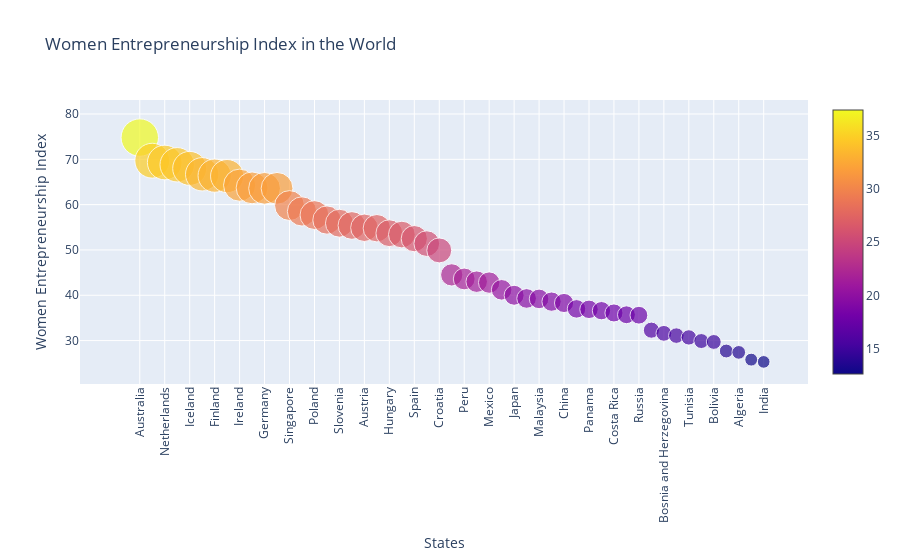

The notebook cell this image was saved under:
### Code cell
women_power_new = women_power.groupby(['Country','Women Entrepreneurship Index','Entrepreneurship Index']).count().reset_index().sort_values('Women Entrepreneurship Index',ascending=False)
women_power_new_WI = (women_power_new['Women Entrepreneurship Index'] * 0.5).tolist()
fig = go.Figure(data=[go.Scatter(
    x=women_power_new['Country'],
    y=women_power_new['Women Entrepreneurship Index'],
    mode='markers',
    marker=dict(
        size=women_power_new_WI,
    color=women_power_new_WI,
        showscale=True
        )
)])
fig.update_layout(
    title='Women Entrepreneurship Index in the World',
    xaxis_title="States",
    yaxis_title="Women Entrepreneurship Index",
)
fig.update_xaxes(tickangle=270)
fig.show()

### Figure 1 — Plotly figure (JSON) as saved in the notebook; plotly's stock layout.template omitted (floating-point values rounded to 4 significant figures)
{"data": [{"marker": {"color": [37.4, 34.85, 34.65, 34.4, 34, 33.35, 33.2, 33.15, 32.15, 31.85, 31.8, 31.8, 29.9, 29.25, 28.85, 28.3, 27.95, 27.7, 27.45, 27.4, 26.85, 26.7, 26.25, 25.7, 24.95, 22.25, 21.8, 21.5, 21.4, 20.6, 20, 19.65, 19.6, 19.3, 19.15, 18.5, 18.45, 18.3, 18.05, 17.85, 17.8, 16.15, 15.8, 15.55, 15.35, 14.95, 14.85, 13.85, 13.7, 12.9, 12.65], "showscale": true, "size": [37.4, 34.85, 34.65, 34.4, 34, 33.35, 33.2, 33.15, 32.15, 31.85, 31.8, 31.8, 29.9, 29.25, 28.85, 28.3, 27.95, 27.7, 27.45, 27.4, 26.85, 26.7, 26.25, 25.7, 24.95, 22.25, 21.8, 21.5, 21.4, 20.6, 20, 19.65, 19.6, 19.3, 19.15, 18.5, 18.45, 18.3, 18.05, 17.85, 17.8, 16.15, 15.8, 15.55, 15.35, 14.95, 14.85, 13.85, 13.7, 12.9, 12.65]}, "mode": "markers", "type": "scatter", "x": ["Australia", "Denmark", "Netherlands", "France", "Iceland", "Sweden", "Finland", "Norway", "Ireland", "Switzerland", "Germany", "Belgium", "Singapore", "Lithuania", "Poland", "Latvia", "Slovenia", "Estonia", "Austria", "Slovakia", "Hungary", "Taiwan", "Spain", "Italy", "Croatia", "Uruguay", "Peru", "Greece", "Mexico", "Macedonia", "Japan", "Turkey", "Malaysia", "Jamaica", "China", "Saudi Arabia", "Panama", "Thailand", "Costa Rica", "Argentina", "Russia", "Ecuador", "Bosnia and Herzegovina", "Brazil", "Tunisia", "El Salvador", "Bolivia", "Egypt", "Algeria", "Ghana", "India"], "y": [74.8, 69.7, 69.3, 68.8, 68, 66.7, 66.4, 66.3, 64.3, 63.7, 63.6, 63.6, 59.8, 58.5, 57.7, 56.6, 55.9, 55.4, 54.9, 54.8, 53.7, 53.4, 52.5, 51.4, 49.9, 44.5, 43.6, 43, 42.8, 41.2, 40, 39.3, 39.2, 38.6, 38.3, 37, 36.9, 36.6, 36.1, 35.7, 35.6, 32.3, 31.6, 31.1, 30.7, 29.9, 29.7, 27.7, 27.4, 25.8, 25.3]}], "layout": {"title": {"text": "Women Entrepreneurship Index in the World"}, "xaxis": {"tickangle": -90, "title": {"text": "States"}}, "yaxis": {"title": {"text": "Women Entrepreneurship Index"}}}}
